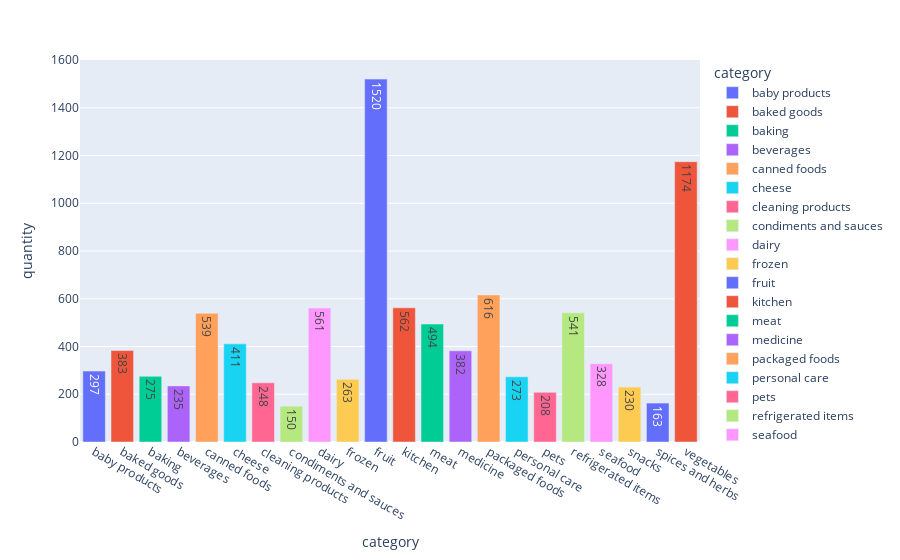

Write notebook code for a chart like this one.
### Code cell
px.bar(visual_df,"category","quantity",color = "category",text_auto=True)

### Figure 1 — Plotly figure (JSON) as saved in the notebook; plotly's stock layout.template omitted (floating-point values rounded to 4 significant figures)
{"data": [{"alignmentgroup": "True", "hovertemplate": "category=%{x}<br>quantity=%{y}<extra></extra>", "legendgroup": "baby products", "marker": {"color": "#636efa", "pattern": {"shape": ""}}, "name": "baby products", "offsetgroup": "baby products", "orientation": "v", "showlegend": true, "textposition": "auto", "texttemplate": "%{y}", "type": "bar", "x": ["baby products"], "xaxis": "x", "y": [297], "yaxis": "y"}, {"alignmentgroup": "True", "hovertemplate": "category=%{x}<br>quantity=%{y}<extra></extra>", "legendgroup": "baked goods", "marker": {"color": "#EF553B", "pattern": {"shape": ""}}, "name": "baked goods", "offsetgroup": "baked goods", "orientation": "v", "showlegend": true, "textposition": "auto", "texttemplate": "%{y}", "type": "bar", "x": ["baked goods"], "xaxis": "x", "y": [383], "yaxis": "y"}, {"alignmentgroup": "True", "hovertemplate": "category=%{x}<br>quantity=%{y}<extra></extra>", "legendgroup": "baking", "marker": {"color": "#00cc96", "pattern": {"shape": ""}}, "name": "baking", "offsetgroup": "baking", "orientation": "v", "showlegend": true, "textposition": "auto", "texttemplate": "%{y}", "type": "bar", "x": ["baking"], "xaxis": "x", "y": [275], "yaxis": "y"}, {"alignmentgroup": "True", "hovertemplate": "category=%{x}<br>quantity=%{y}<extra></extra>", "legendgroup": "beverages", "marker": {"color": "#ab63fa", "pattern": {"shape": ""}}, "name": "beverages", "offsetgroup": "beverages", "orientation": "v", "showlegend": true, "textposition": "auto", "texttemplate": "%{y}", "type": "bar", "x": ["beverages"], "xaxis": "x", "y": [235], "yaxis": "y"}, {"alignmentgroup": "True", "hovertemplate": "category=%{x}<br>quantity=%{y}<extra></extra>", "legendgroup": "canned foods", "marker": {"color": "#FFA15A", "pattern": {"shape": ""}}, "name": "canned foods", "offsetgroup": "canned foods", "orientation": "v", "showlegend": true, "textposition": "auto", "texttemplate": "%{y}", "type": "bar", "x": ["canned foods"], "xaxis": "x", "y": [539], "yaxis": "y"}, {"alignmentgroup": "True", "hovertemplate": "category=%{x}<br>quantity=%{y}<extra></extra>", "legendgroup": "cheese", "marker": {"color": "#19d3f3", "pattern": {"shape": ""}}, "name": "cheese", "offsetgroup": "cheese", "orientation": "v", "showlegend": true, "textposition": "auto", "texttemplate": "%{y}", "type": "bar", "x": ["cheese"], "xaxis": "x", "y": [411], "yaxis": "y"}, {"alignmentgroup": "True", "hovertemplate": "category=%{x}<br>quantity=%{y}<extra></extra>", "legendgroup": "cleaning products", "marker": {"color": "#FF6692", "pattern": {"shape": ""}}, "name": "cleaning products", "offsetgroup": "cleaning products", "orientation": "v", "showlegend": true, "textposition": "auto", "texttemplate": "%{y}", "type": "bar", "x": ["cleaning products"], "xaxis": "x", "y": [248], "yaxis": "y"}, {"alignmentgroup": "True", "hovertemplate": "category=%{x}<br>quantity=%{y}<extra></extra>", "legendgroup": "condiments and sauces", "marker": {"color": "#B6E880", "pattern": {"shape": ""}}, "name": "condiments and sauces", "offsetgroup": "condiments and sauces", "orientation": "v", "showlegend": true, "textposition": "auto", "texttemplate": "%{y}", "type": "bar", "x": ["condiments and sauces"], "xaxis": "x", "y": [150], "yaxis": "y"}, {"alignmentgroup": "True", "hovertemplate": "category=%{x}<br>quantity=%{y}<extra></extra>", "legendgroup": "dairy", "marker": {"color": "#FF97FF", "pattern": {"shape": ""}}, "name": "dairy", "offsetgroup": "dairy", "orientation": "v", "showlegend": true, "textposition": "auto", "texttemplate": "%{y}", "type": "bar", "x": ["dairy"], "xaxis": "x", "y": [561], "yaxis": "y"}, {"alignmentgroup": "True", "hovertemplate": "category=%{x}<br>quantity=%{y}<extra></extra>", "legendgroup": "frozen", "marker": {"color": "#FECB52", "pattern": {"shape": ""}}, "name": "frozen", "offsetgroup": "frozen", "orientation": "v", "showlegend": true, "textposition": "auto", "texttemplate": "%{y}", "type": "bar", "x": ["frozen"], "xaxis": "x", "y": [263], "yaxis": "y"}, {"alignmentgroup": "True", "hovertemplate": "category=%{x}<br>quantity=%{y}<extra></extra>", "legendgroup": "fruit", "marker": {"color": "#636efa", "pattern": {"shape": ""}}, "name": "fruit", "offsetgroup": "fruit", "orientation": "v", "showlegend": true, "textposition": "auto", "texttemplate": "%{y}", "type": "bar", "x": ["fruit"], "xaxis": "x", "y": [1520], "yaxis": "y"}, {"alignmentgroup": "True", "hovertemplate": "category=%{x}<br>quantity=%{y}<extra></extra>", "legendgroup": "kitchen", "marker": {"color": "#EF553B", "pattern": {"shape": ""}}, "name": "kitchen", "offsetgroup": "kitchen", "orientation": "v", "showlegend": true, "textposition": "auto", "texttemplate": "%{y}", "type": "bar", "x": ["kitchen"], "xaxis": "x", "y": [562], "yaxis": "y"}, {"alignmentgroup": "True", "hovertemplate": "category=%{x}<br>quantity=%{y}<extra></extra>", "legendgroup": "meat", "marker": {"color": "#00cc96", "pattern": {"shape": ""}}, "name": "meat", "offsetgroup": "meat", "orientation": "v", "showlegend": true, "textposition": "auto", "texttemplate": "%{y}", "type": "bar", "x": ["meat"], "xaxis": "x", "y": [494], "yaxis": "y"}, {"alignmentgroup": "True", "hovertemplate": "category=%{x}<br>quantity=%{y}<extra></extra>", "legendgroup": "medicine", "marker": {"color": "#ab63fa", "pattern": {"shape": ""}}, "name": "medicine", "offsetgroup": "medicine", "orientation": "v", "showlegend": true, "textposition": "auto", "texttemplate": "%{y}", "type": "bar", "x": ["medicine"], "xaxis": "x", "y": [382], "yaxis": "y"}, {"alignmentgroup": "True", "hovertemplate": "category=%{x}<br>quantity=%{y}<extra></extra>", "legendgroup": "packaged foods", "marker": {"color": "#FFA15A", "pattern": {"shape": ""}}, "name": "packaged foods", "offsetgroup": "packaged foods", "orientation": "v", "showlegend": true, "textposition": "auto", "texttemplate": "%{y}", "type": "bar", "x": ["packaged foods"], "xaxis": "x", "y": [616], "yaxis": "y"}, {"alignmentgroup": "True", "hovertemplate": "category=%{x}<br>quantity=%{y}<extra></extra>", "legendgroup": "personal care", "marker": {"color": "#19d3f3", "pattern": {"shape": ""}}, "name": "personal care", "offsetgroup": "personal care", "orientation": "v", "showlegend": true, "textposition": "auto", "texttemplate": "%{y}", "type": "bar", "x": ["personal care"], "xaxis": "x", "y": [273], "yaxis": "y"}, {"alignmentgroup": "True", "hovertemplate": "category=%{x}<br>quantity=%{y}<extra></extra>", "legendgroup": "pets", "marker": {"color": "#FF6692", "pattern": {"shape": ""}}, "name": "pets", "offsetgroup": "pets", "orientation": "v", "showlegend": true, "textposition": "auto", "texttemplate": "%{y}", "type": "bar", "x": ["pets"], "xaxis": "x", "y": [208], "yaxis": "y"}, {"alignmentgroup": "True", "hovertemplate": "category=%{x}<br>quantity=%{y}<extra></extra>", "legendgroup": "refrigerated items", "marker": {"color": "#B6E880", "pattern": {"shape": ""}}, "name": "refrigerated items", "offsetgroup": "refrigerated items", "orientation": "v", "showlegend": true, "textposition": "auto", "texttemplate": "%{y}", "type": "bar", "x": ["refrigerated items"], "xaxis": "x", "y": [541], "yaxis": "y"}, {"alignmentgroup": "True", "hovertemplate": "category=%{x}<br>quantity=%{y}<extra></extra>", "legendgroup": "seafood", "marker": {"color": "#FF97FF", "pattern": {"shape": ""}}, "name": "seafood", "offsetgroup": "seafood", "orientation": "v", "showlegend": true, "textposition": "auto", "texttemplate": "%{y}", "type": "bar", "x": ["seafood"], "xaxis": "x", "y": [328], "yaxis": "y"}, {"alignmentgroup": "True", "hovertemplate": "category=%{x}<br>quantity=%{y}<extra></extra>", "legendgroup": "snacks", "marker": {"color": "#FECB52", "pattern": {"shape": ""}}, "name": "snacks", "offsetgroup": "snacks", "orientation": "v", "showlegend": true, "textposition": "auto", "texttemplate": "%{y}", "type": "bar", "x": ["snacks"], "xaxis": "x", "y": [230], "yaxis": "y"}, {"alignmentgroup": "True", "hovertemplate": "category=%{x}<br>quantity=%{y}<extra></extra>", "legendgroup": "spices and herbs", "marker": {"color": "#636efa", "pattern": {"shape": ""}}, "name": "spices and herbs", "offsetgroup": "spices and herbs", "orientation": "v", "showlegend": true, "textposition": "auto", "texttemplate": "%{y}", "type": "bar", "x": ["spices and herbs"], "xaxis": "x", "y": [163], "yaxis": "y"}, {"alignmentgroup": "True", "hovertemplate": "category=%{x}<br>quantity=%{y}<extra></extra>", "legendgroup": "vegetables", "marker": {"color": "#EF553B", "pattern": {"shape": ""}}, "name": "vegetables", "offsetgroup": "vegetables", "orientation": "v", "showlegend": true, "textposition": "auto", "texttemplate": "%{y}", "type": "bar", "x": ["vegetables"], "xaxis": "x", "y": [1174], "yaxis": "y"}], "layout": {"barmode": "relative", "legend": {"title": {"text": "category"}, "tracegroupgap": 0}, "margin": {"t": 60}, "xaxis": {"anchor": "y", "categoryarray": ["baby products", "baked goods", "baking", "beverages", "canned foods", "cheese", "cleaning products", "condiments and sauces", "dairy", "frozen", "fruit", "kitchen", "meat", "medicine", "packaged foods", "personal care", "pets", "refrigerated items", "seafood", "snacks", "spices and herbs", "vegetables"], "categoryorder": "array", "domain": [0, 1], "title": {"text": "category"}}, "yaxis": {"anchor": "x", "domain": [0, 1], "title": {"text": "quantity"}}}}
